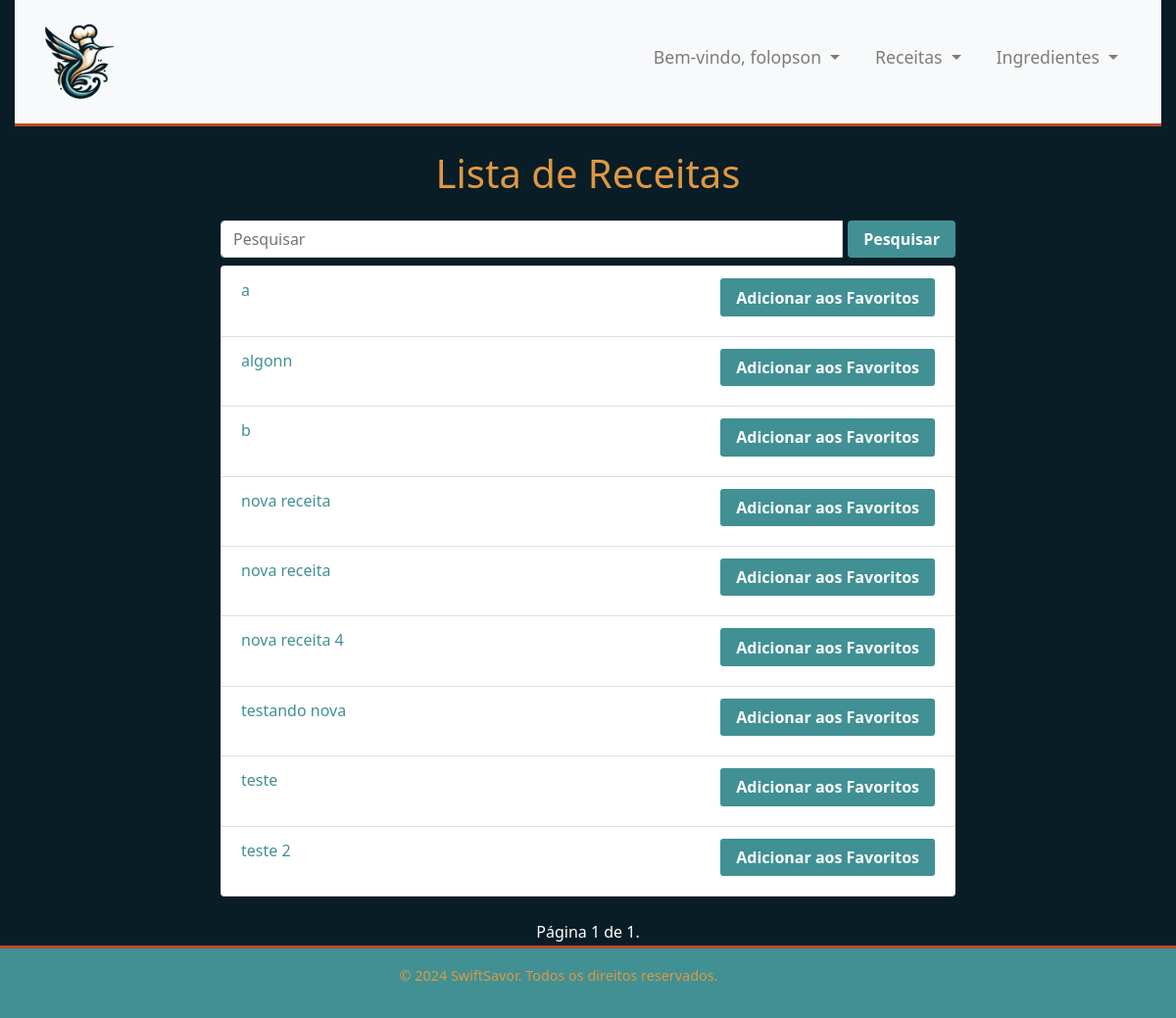
Screenshot of /recipes/ (signed in) with the database file from the repository.
### recipes/models.py (models this page shows, shortened)
class Receita(models.Model):
    nome = models.CharField(max_length=200)
    ingredientes = models.ManyToManyField(Ingrediente)
    instruções = models.TextField()
    usuario = models.ForeignKey(User, on_delete=models.SET_NULL, null=True, blank=True)
    data_cadastro = models.DateField(auto_now_add=False, default=timezone.now)
    aprovada = models.BooleanField(default=False)

### recipes/views.py (the view)
# urls.py: path('', views.lista_receitas, name='lista_receitas'),
@login_required
def lista_receitas(request):
    form_pesquisa = PesquisaReceitaForm(request.GET)
    receitas = Receita.objects.filter(aprovada=True)
    if form_pesquisa.is_valid():
        termo_pesquisa = form_pesquisa.cleaned_data['pesquisa']
        receitas = receitas.filter(nome__icontains=termo_pesquisa)
    receitas = receitas.order_by('nome')
    paginator = Paginator(receitas, 10)
    page = request.GET.get('page')
    try:
        receitas = paginator.page(page)
    except PageNotAnInteger:
        receitas = paginator.page(1)
    except EmptyPage:
        receitas = paginator.page(paginator.num_pages)
    return render(request, 'recipes/lista_receitas.html', {'receitas': receitas, 'form_pesquisa': form_pesquisa})

### recipes/forms.py
class PesquisaReceitaForm(forms.Form):
    pesquisa = forms.CharField(max_length=100, required=False, label='Pesquisar')

### recipes/templates/recipes/lista_receitas.html (shortened to what this page needs)
{% extends 'main/base.html' %}
{% block content %}
    <div class="container-fluid mt-4">
        <div class="row justify-content-center">
            <div class="col-lg-8">
                <h1 class="mb-4 text-center">Lista de Receitas</h1>
                <form method="get" action="{% url 'lista_receitas' %}" class="form-group-listar">
                    <div class="input-group d-flex">
                        <input type="text" name="pesquisa" id="id_pesquisa" class="form-control" placeholder="Pesquisar">
                        <button type="submit" class="btn btn-primary">Pesquisar</button>
                    </div>
                </form>
                <ul class="list-group">
                    {% for receita in receitas %}
                        <li class="list-group-item">
                            <a href="{% url 'detalhes_receita' receita.id %}">{{ receita.nome }}</a>
                            <a href="{% url 'favorites:adicionar_favoritos' receita.id %}" class="btn btn-primary btn-sm float-right">Adicionar aos Favoritos</a>
                        </li>
                    {% endfor %}
                </ul>
                <div class="pagination justify-content-center mt-4">
                    <span class="step-links">
                        <span class="current">
                            Página {{ receitas.number }} de {{ receitas.paginator.num_pages }}.
                        </span>
                    </span>
                </div>
            </div>
        </div>
    </div>
{% endblock %}

### main/templates/main/base.html (shortened to what this page needs)
{% load static %}
<!DOCTYPE html>
<html lang="pt-BR">
<head>
    <link rel="stylesheet" href="https://stackpath.bootstrapcdn.com/bootstrap/4.3.1/css/bootstrap.min.css">
    <link rel="stylesheet" href="{% static 'main/css/styles.css' %}">
    <link rel="stylesheet" href="https://cdnjs.cloudflare.com/ajax/libs/font-awesome/5.15.3/css/all.min.css">
    <link rel="stylesheet" href="https://cdnjs.cloudflare.com/ajax/libs/font-awesome/6.0.0/css/all.min.css" />
</head>
<body>
    <div class="container-fluid">
        <nav class="navbar navbar-expand-lg navbar-light bg-light">
            <a href="{% url 'index' %}" class="navbar-brand">
                <img src="{% static 'main/logo.png' %}" alt="SwiftSavor Logo" height="100">
            </a>
            <div class="collapse navbar-collapse justify-content-end" id="navbarNav">
                <ul class="navbar-nav">
                    {% if user.is_authenticated %}
                        <li class="nav-item dropdown">
                            <a class="nav-link dropdown-toggle px3" href="#" id="navbarDropdownUsuario" role="button" data-toggle="dropdown" aria-haspopup="true" aria-expanded="false">
                                Bem-vindo, {{ user.username }}
                            </a>
                        </li>
                        {% if user.is_staff %}
                            <li class="nav-item">
                                <a class="nav-link px3" href="{% url 'admin_dashboard' %}">Dashboard</a>
                            </li>
                        {% else %}
                            <li class="nav-item dropdown">
                                <a class="nav-link dropdown-toggle px3" href="#" id="navbarDropdownReceitas" role="button" data-toggle="dropdown" aria-haspopup="true" aria-expanded="false">
                                    Receitas
                                </a>
                            </li>
                            <li class="nav-item dropdown">
                                <a class="nav-link dropdown-toggle px3" href="#" id="navbarDropdownIngredientes" role="button" data-toggle="dropdown" aria-haspopup="true" aria-expanded="false">
                                    Ingredientes
                                </a>
                            </li>
                        {% endif %}
                    {% endif %}
                </ul>
            </div>
        </nav>
        {% block content %}{% endblock %}
    </div>
    <footer class="footer mt-auto py-3">
        <div class="container text-center">
            <p>&copy; 2024 SwiftSavor. Todos os direitos reservados.</p>
        </div>
    </footer>
</body>
</html>

### main/static/main/css/styles.css (style rules this page uses)
* { margin: 0; padding: 0; box-sizing: border-box; }
body { background-color: #091d27; color: #ffffff; font-family: 'Segoe UI', Tahoma, Geneva, Verdana, sans-serif; font-size: 1rem; line-height: 1.6; min-height: 100vh; display: flex; flex-direction: column; }
a { color: #409094; text-decoration: none; }
.container { flex: 1; padding-left: 0; padding-right: 0; width: 100%; margin: 0; }
h1, h2, h3, h4, h5, h6 { color: #de9842; line-height: 1.2; }
.btn { font-size: 1rem; padding: 0.5rem 1rem; height: 2.4rem; text-align: center; display: flex; justify-content: center; align-items: center; margin-bottom: 0.5rem; }
.list-group-item .btn { float: right; }
.footer { background-color: #409094; color: #de9842; padding: 10px 0; text-align: center; border-top: 3px solid #b84c29; font-size: 0.9rem; }
.list-group-item { color: #000000; }
.form-group-listar { color: #000000; box-sizing: border-box; }
.form-group-listar .form-control { margin-right: 5px; }
.navbar { background-color: #409094; border-bottom: 3px solid #b84c29; min-height: 80px; width: 100%; display: flex; justify-content: space-between; align-items: center; }
.navbar .navbar-brand, .navbar .nav-link { color: #de9842; transition: color 0.3s ease-in-out; }
.navbar-nav .nav-link { padding-right: .8rem; padding-left: .8rem; font-size: 1.1rem; padding: 0.5rem 1rem; flex: 1; }
.navbar-nav { align-items: center; display: flex; line-height: 20px; margin-top: auto; margin-bottom: auto; flex-wrap: wrap; }
.navbar-nav > .nav-item { margin-right: 20px; margin-bottom: 10px; }
.btn-primary { background-color: #409094; color: #fff; border: none; font-weight: bold; }

### rows the page displays
Receita: nome "a"
Receita: nome "algonn"
Receita: nome "b"
Receita: nome "nova receita"
Receita: nome "nova receita"
Receita: nome "nova receita 4"
Receita: nome "testando nova"
Receita: nome "teste"
Receita: nome "teste 2"

### other values shown
{{ user.username }} "folopson"
{{ receitas.number }} "1"
{{ receitas.paginator.num_pages }} "1"
